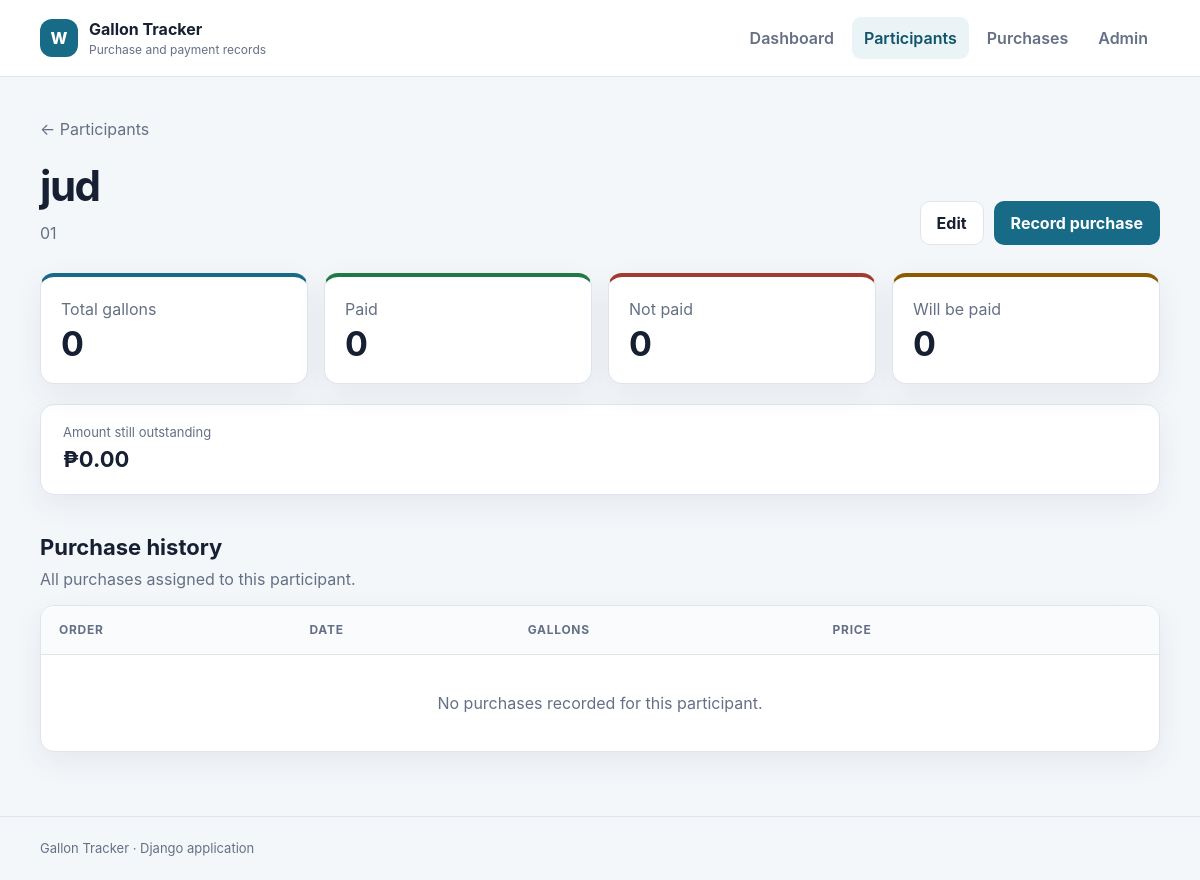
Before: /participants/2/ with the older database file.
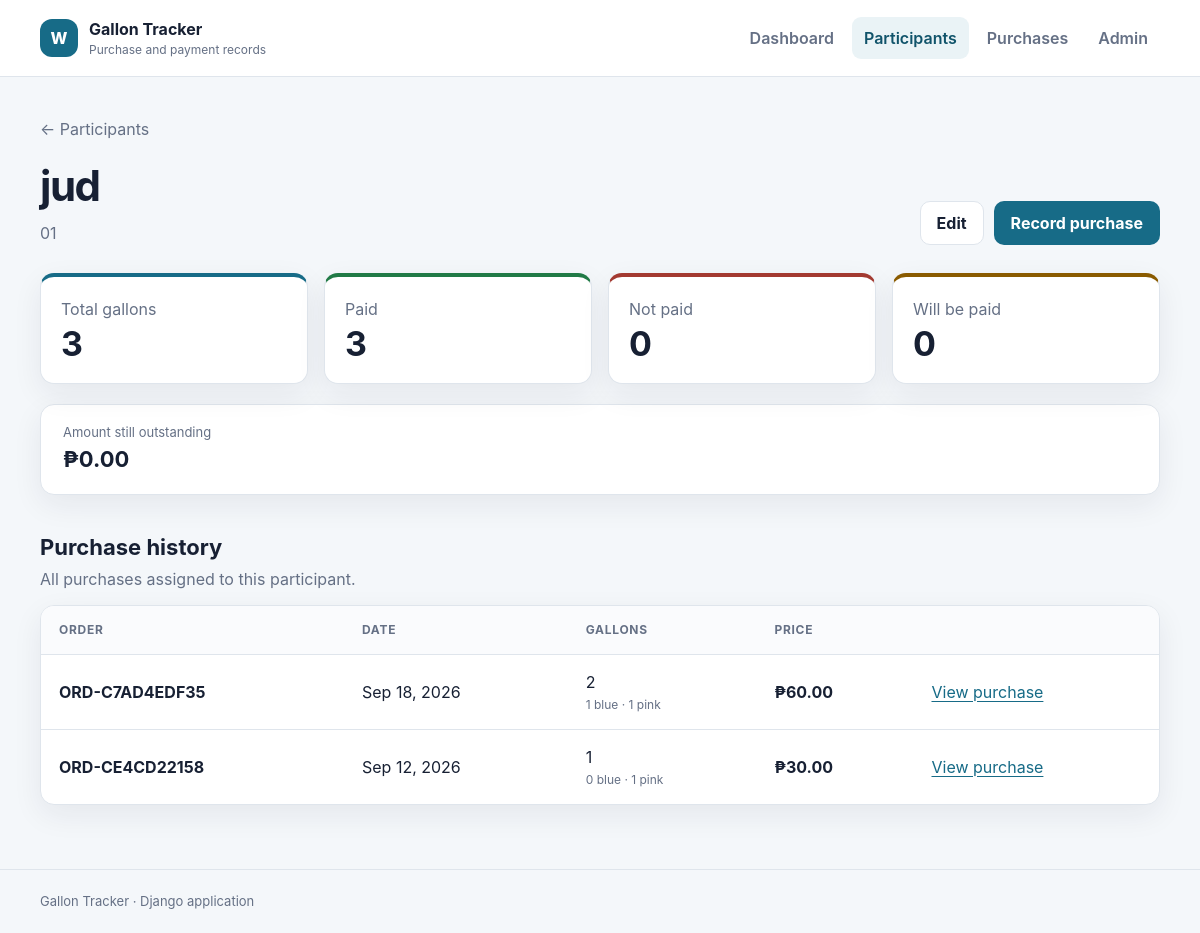
After: the same page with the newer database file.
### water/models.py (models this page shows, shortened)
class WaterOrder(models.Model):
    participant = models.ForeignKey(
        Participant,
        on_delete=models.PROTECT,
        related_name="orders",
        verbose_name="assigned buyer"
    )
    order_number = models.CharField(
        max_length=30,
        unique=True
    )
    distributed_at = models.DateTimeField(
        verbose_name="purchase date"
    )
    notes = models.TextField(blank=True)
    created_at = models.DateTimeField(
        auto_now_add=True
    )
    @property
    def total_price(self):
        return sum(
            (gallon.unit_price for gallon in self.gallons.all()),
            Decimal("0.00")
        )
    @property
    def blue_gallon_count(self):
        return sum(
            1
            for gallon in self.gallons.all()
            if gallon.color == Gallon.GallonColor.BLUE
        )
    @property
    def pink_gallon_count(self):
        return sum(
            1
            for gallon in self.gallons.all()
            if gallon.color == Gallon.GallonColor.PINK
        )
    class Meta:
        verbose_name = "gallon purchase"
        verbose_name_plural = "gallon purchases"

class Gallon(models.Model):
    class GallonColor(models.TextChoices):
        BLUE = "BLUE", "Blue"
        PINK = "PINK", "Pink"
    class PaymentStatus(models.TextChoices):
        PAID = "PAID", "Paid"
        NOT_PAID = "NOT_PAID", "Not Paid"
        WILL_BE_PAID = "WILL_BE_PAID", "Will Be Paid"
    order = models.ForeignKey(
        WaterOrder,
        on_delete=models.CASCADE,
        related_name="gallons"
    )
    sequence_number = models.PositiveIntegerField()
    color = models.CharField(
        max_length=10,
        choices=GallonColor.choices,
        default=GallonColor.BLUE
    )
    unit_price = models.DecimalField(
        max_digits=10,
        decimal_places=2
    )
    payment_status = models.CharField(
        max_length=20,
        choices=PaymentStatus.choices,
        default=PaymentStatus.NOT_PAID
    )
    due_date = models.DateField(
        null=True,
        blank=True
    )
    paid_at = models.DateTimeField(
        null=True,
        blank=True
    )
    created_at = models.DateTimeField(
        auto_now_add=True
    )
    updated_at = models.DateTimeField(
        auto_now=True
    )
    class Meta:
        constraints = [
            models.UniqueConstraint(
                fields=["order", "sequence_number"],
                name="unique_gallon_per_order"
            )
        ]

### water/views.py (the view)
# urls.py: path("participants/<int:pk>/", views.participant_detail, name="participant_detail"),
def participant_detail(request, pk):
    participant = get_object_or_404(Participant, pk=pk)
    gallons = Gallon.objects.filter(
        order__participant=participant
    )
    totals = gallons.aggregate(
        total=Count("id"),
        paid=Count("id", filter=Q(payment_status=Gallon.PaymentStatus.PAID)),
        not_paid=Count(
            "id",
            filter=Q(payment_status=Gallon.PaymentStatus.NOT_PAID)
        ),
        will_be_paid=Count(
            "id",
            filter=Q(payment_status=Gallon.PaymentStatus.WILL_BE_PAID)
        ),
        outstanding=Coalesce(
            Sum(
                "unit_price",
                filter=~Q(payment_status=Gallon.PaymentStatus.PAID)
            ),
            Value(0),
            output_field=MONEY_FIELD
        )
    )
    orders = participant.orders.prefetch_related("gallons").order_by(
        "-distributed_at"
    )
    return render(request, "water/participant_detail.html", {
        "participant": participant,
        "totals": totals,
        "orders": orders,
    })

### water/templates/water/participant_detail.html (shortened to what this page needs)
{% extends "water/base.html" %}
{% block content %}
<section class="page-heading split-heading">
    <div>
        <a class="back-link" href="{% url 'water:participant_list' %}">← Participants</a>
        <h1>{{ participant.full_name }}</h1>
        <p>{{ participant.participant_number }}{% if participant.phone %} · {{ participant.phone }}{% endif %}</p>
    </div>
    <div class="button-row">
        <a class="button secondary" href="{% url 'water:participant_edit' participant.pk %}">Edit</a>
        <a class="button primary" href="{% url 'water:purchase_create' %}">Record purchase</a>
    </div>
</section>
<section class="metric-grid compact" aria-label="Participant totals">
    <article class="metric-card"><span>Total gallons</span><strong>{{ totals.total }}</strong></article>
    <article class="metric-card paid-card"><span>Paid</span><strong>{{ totals.paid }}</strong></article>
    <article class="metric-card unpaid-card"><span>Not paid</span><strong>{{ totals.not_paid }}</strong></article>
    <article class="metric-card pending-card"><span>Will be paid</span><strong>{{ totals.will_be_paid }}</strong></article>
</section>
<section class="panel total-strip">
    <div><span>Amount still outstanding</span><strong>₱{{ totals.outstanding|floatformat:2 }}</strong></div>
</section>
<section class="section-block">
    <div class="section-heading"><div><h2>Purchase history</h2><p>All purchases assigned to this participant.</p></div></div>
    <div class="table-wrap">
        <table>
            <thead><tr><th>Order</th><th>Date</th><th>Gallons</th><th>Price</th><th></th></tr></thead>
            <tbody>
                {% for order in orders %}
                <tr>
                    <td><strong>{{ order.order_number }}</strong></td>
                    <td>{{ order.distributed_at|date:"M j, Y" }}</td>
                    <td>
                        {{ order.gallons.count }}
                        <span class="gallon-breakdown">{{ order.blue_gallon_count }} blue · {{ order.pink_gallon_count }} pink</span>
                    </td>
                    <td><strong>₱{{ order.total_price|floatformat:2 }}</strong></td>
                    <td><a href="{% url 'water:purchase_detail' order.pk %}">View purchase</a></td>
                </tr>
                {% empty %}
                <tr><td colspan="5" class="empty-cell">No purchases recorded for this participant.</td></tr>
                {% endfor %}
            </tbody>
        </table>
    </div>
</section>
{% endblock %}

Changed rows visible on the page:
added WaterOrder: order_number "ORD-C7AD4EDF35", distributed_at "Sep 18, 2026", gallons.count "2", blue_gallon_count "1", pink_gallon_count "1", total_price "60.00"
added WaterOrder: order_number "ORD-CE4CD22158", distributed_at "Sep 12, 2026", gallons.count "1", blue_gallon_count "0", pink_gallon_count "1", total_price "30.00"
Other visible differences:
{{ totals.total }}: "0" → "3"
{{ totals.paid }}: "0" → "3"
text no longer shown: "No purchases recorded for this participant."
